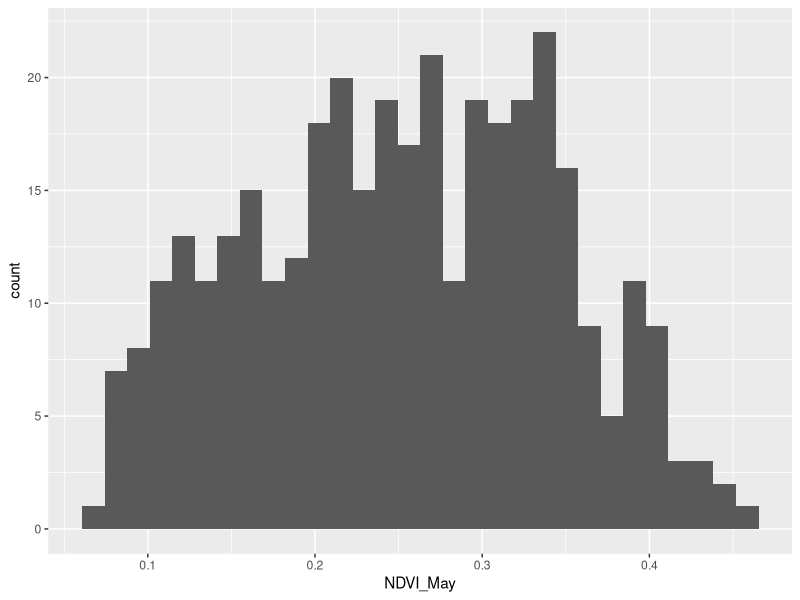
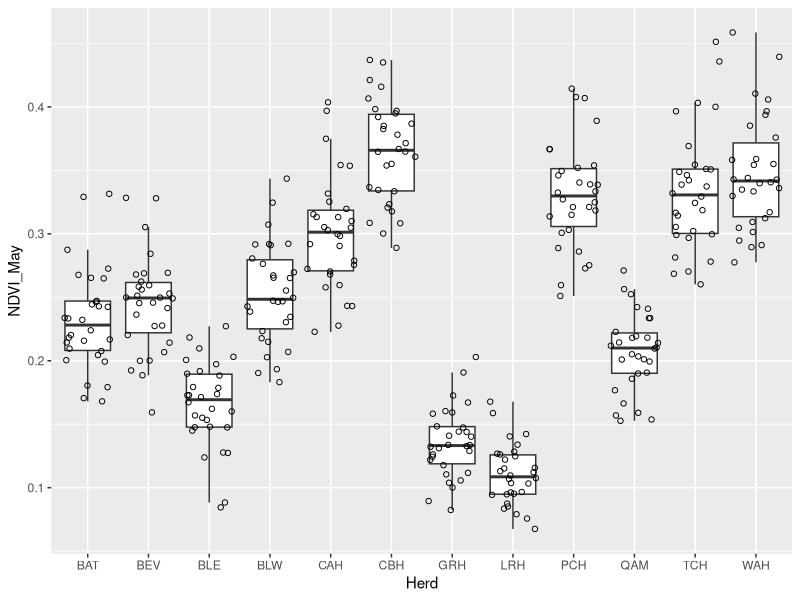
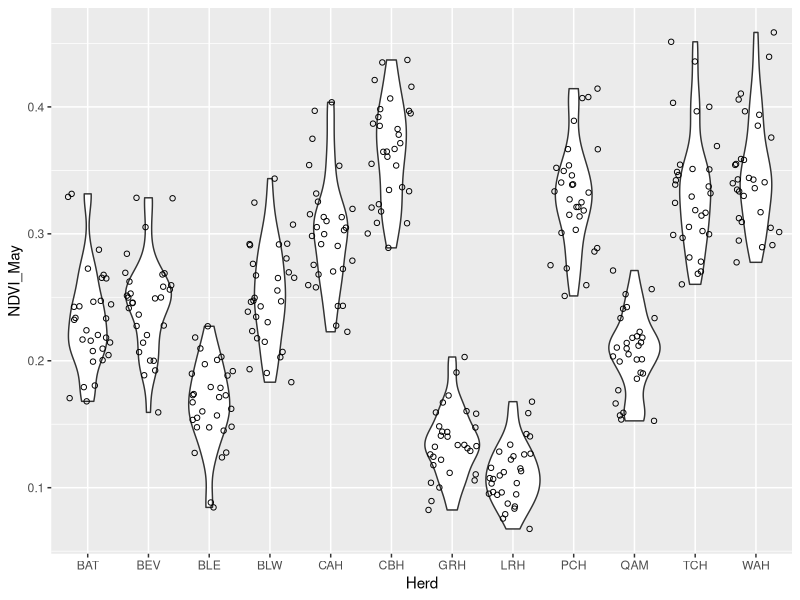
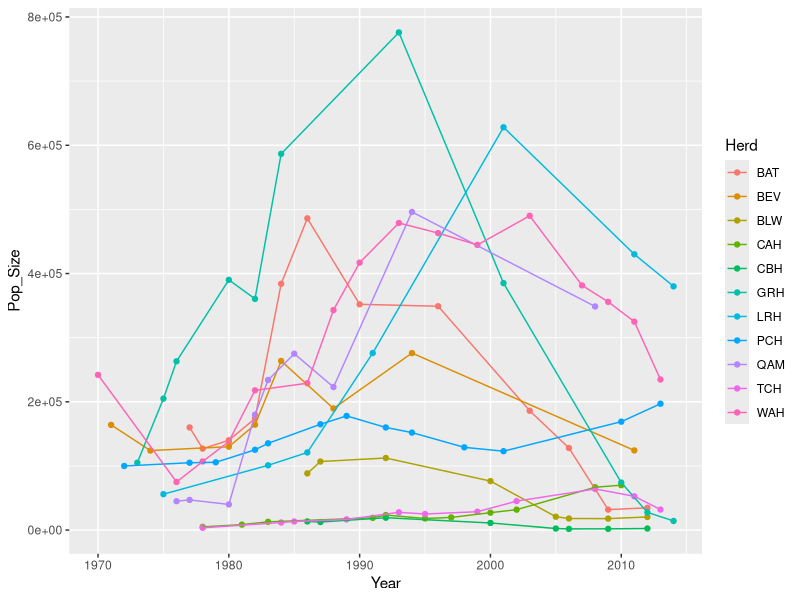
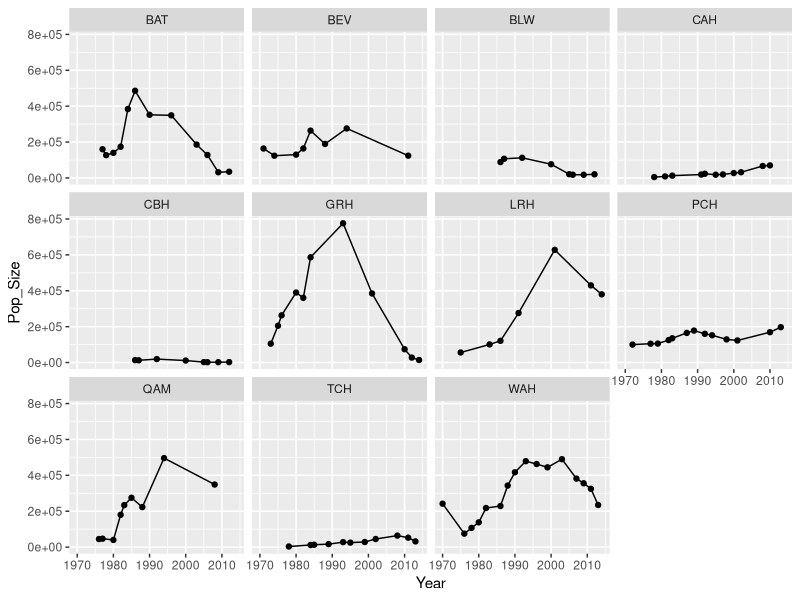
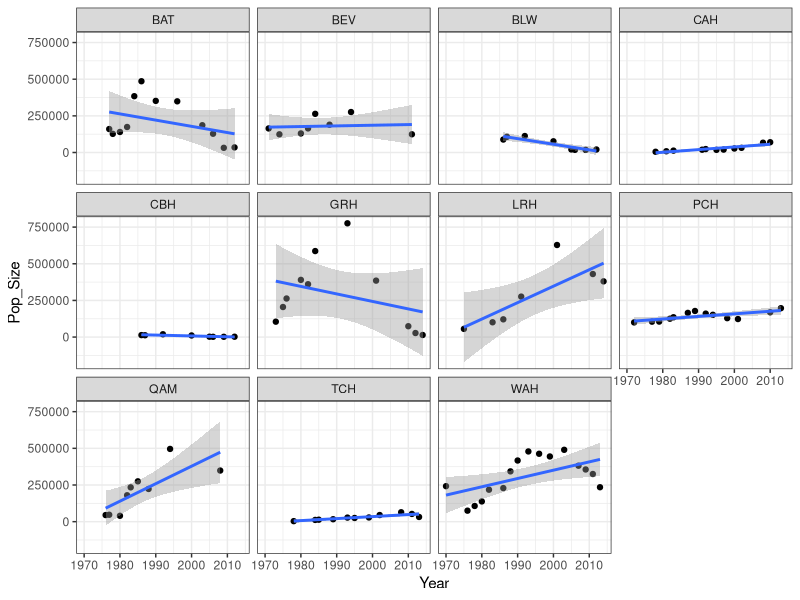
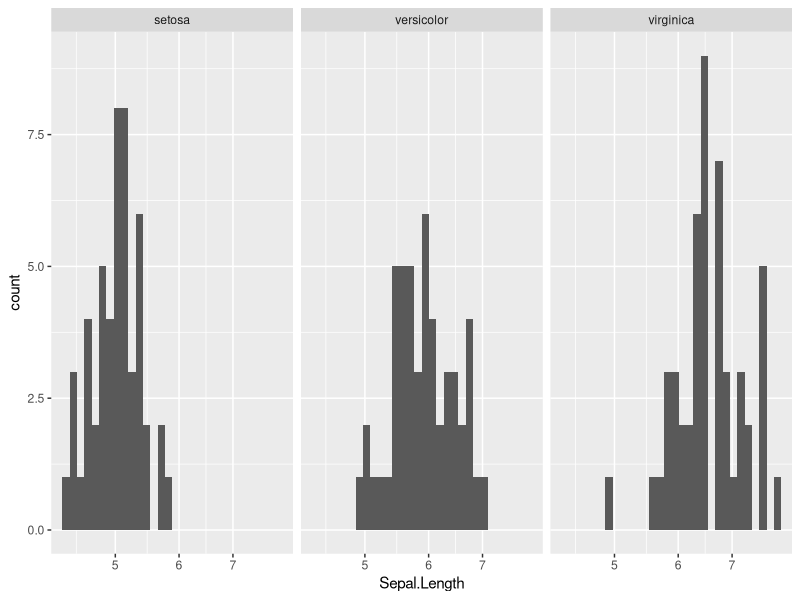
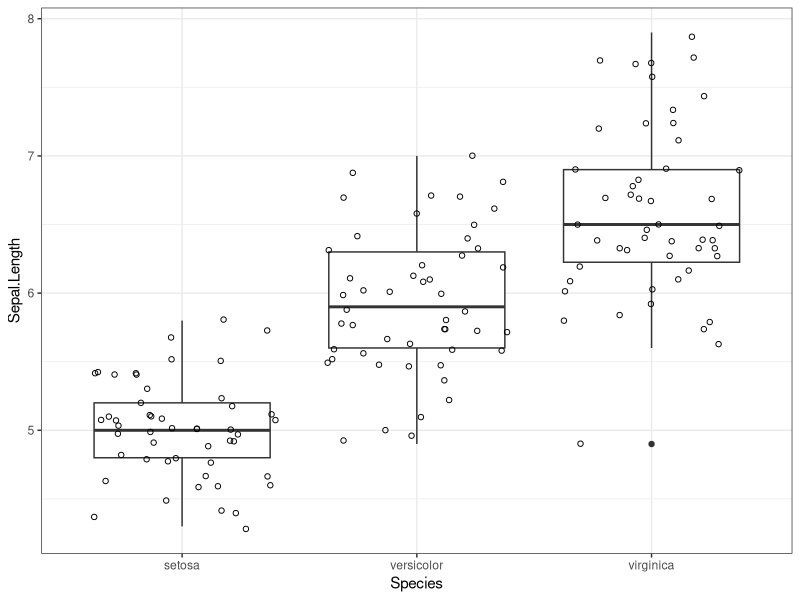

Here is the R script that generated these plots, in order:
# load library
library(tidyverse)

# make sure to set the "CSB-BIOl425" as the working directory
getwd()
#setwd("../")
#getwd()
###########################
# Data visualization

popsize <- read_tsv("data_wrangling/data/FauchaldEtAl2017/pop_size.csv")

ndvi <- read_tsv("data_wrangling/data/FauchaldEtAl2017/ndvi.csv")

seaice <- read_tsv("data_wrangling/data/FauchaldEtAl2017/sea_ice.csv")

snow <- read_tsv("data_wrangling/data/FauchaldEtAl2017/snow.csv")

# converting to tidy / long table
seaice.long <- seaice %>% 
  pivot_longer(3:14, names_to = "month", values_to = "cover")
seaice.long

# Visualization

# Frequency plots (histogram: single numerical variable)
ndvi %>% 
  ggplot(aes(x = NDVI_May)) + # map a variable to x
  geom_histogram() 
#  scale_x_log10() # log transformation

# boxplots & violin plots (x is a categorical variable, y is a numerical variable); this is preferred than barplot
ndvi %>% 
  ggplot(aes(x = Herd, y = NDVI_May)) +
  geom_boxplot(outlier.shape = NA) +
  geom_jitter(shape= 1)  # add points to show sample size
#  coord_flip()

ndvi %>% 
  ggplot(aes(x = Herd, y = NDVI_May)) +
  geom_violin() +
  geom_jitter(shape= 1)  # add points to show sample size

popsize %>% 
  ggplot(aes(x= Year, y = Pop_Size, color = Herd)) + # mapping variables to graph elements: year to x, pop to y, herd to color (as 3rd dimension)
  geom_point() + # define plot (scatterplot)
  geom_line()  # add a line based on herd

# scatterplot: two numerical variables
popsize %>% 
  ggplot(aes(x= Year, y = Pop_Size)) + # mapping variables to graph elements: year to x, pop to y, herd to color
  geom_point() + # define plot (scatterplot)
  geom_line() + # add a line based on herd
  facet_wrap(~Herd)  # multi-panel plot (panel as 3rd dim)

popsize %>% 
  ggplot(aes(x= Year, y = Pop_Size)) + # mapping variables to graph elements: year to x, pop to y, herd to color
  geom_point() + # define plot (scatterplot)
  geom_smooth(method = "lm") + # add a linear regression line
  facet_wrap(~Herd) + # multi-panel plot (panel as 3rd dim)
  theme_bw()

####################
# iris data set
data(iris)
iris %>% 
  ggplot(aes(x = Sepal.Length)) + 
  geom_histogram() +
  facet_wrap(~Species) +
  scale_x_log10()

iris %>% 
  ggplot(aes(x = Species, y = Sepal.Length)) + 
  geom_boxplot() +
  geom_jitter(shape = 1) + 
  theme_bw()

iris %>% 
  ggplot(aes(x = Sepal.Length, y = Sepal.Width, color = Species)) +
  geom_point(shape = 1) +
  geom_smooth(method = "lm") + 
  theme_bw()
